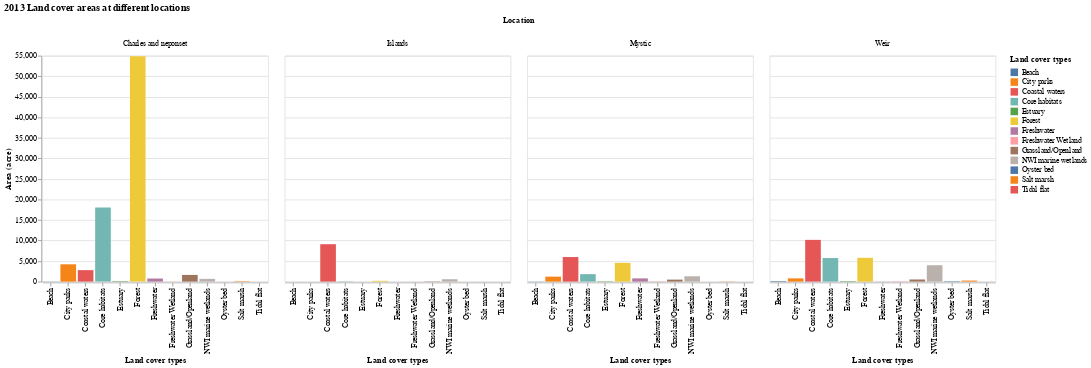

This figure's notebook cell:
### Code cell
# creating grouped bar chart
alt.Chart(table3).mark_bar().encode(
    # x axis is type of land cover
    x='Land cover types',
    # y axis is area in acres
    y=alt.Y('Area', axis = alt.Axis(title = 'Area (acre)')), 
    # color to distinguish between land cover types
    color='Land cover types',
    # group by location
    column='Location'
).properties(
    # adding title
    title='2013 Land cover areas at different locations',
    # changing chart dimensions
    width=300,
    height=300
)

### Figure 1 — Vega-Lite specification as saved in the notebook (floating-point values rounded to 4 significant figures)
{"config": {"view": {"continuousWidth": 400, "continuousHeight": 300}}, "data": {"name": "data-ada309f7a08a96de0efd801acb5584e3"}, "mark": "bar", "encoding": {"color": {"field": "Land cover types", "type": "nominal"}, "column": {"field": "Location", "type": "nominal"}, "x": {"field": "Land cover types", "type": "nominal"}, "y": {"axis": {"title": "Area (acre)"}, "field": "Area", "type": "quantitative"}}, "height": 300, "title": "2013 Land cover areas at different locations", "width": 300, "$schema": "https://vega.github.io/schema/vega-lite/v4.17.0.json", "datasets": {"data-ada309f7a08a96de0efd801acb5584e3": [{"Land cover types": "NWI marine wetlands", "Location": "Mystic", "Area": 1299.0}, {"Land cover types": "Salt marsh", "Location": "Mystic", "Area": 46.8}, {"Land cover types": "Freshwater Wetland", "Location": "Mystic", "Area": 94.3}, {"Land cover types": "City parks", "Location": "Mystic", "Area": 1215.0}, {"Land cover types": "Beach", "Location": "Mystic", "Area": 35.25}, {"Land cover types": "Freshwater", "Location": "Mystic", "Area": 786.2}, {"Land cover types": "Oyster bed", "Location": "Mystic", "Area": 0.0}, {"Land cover types": "Estuary", "Location": "Mystic", "Area": 86.48}, {"Land cover types": "Tidal flat", "Location": "Mystic", "Area": 6.68}, {"Land cover types": "Forest", "Location": "Mystic", "Area": 4574.0}, {"Land cover types": "Grassland/Openland", "Location": "Mystic", "Area": 491.0}, {"Land cover types": "Core habitats", "Location": "Mystic", "Area": 1823.0}, {"Land cover types": "Coastal waters", "Location": "Mystic", "Area": 5985.0}, {"Land cover types": "NWI marine wetlands", "Location": "Charles and neponset", "Area": 671.4}, {"Land cover types": "Salt marsh", "Location": "Charles and neponset", "Area": 108.4}, {"Land cover types": "Freshwater Wetland", "Location": "Charles and neponset", "Area": 40.8}, {"Land cover types": "City parks", "Location": "Charles and neponset", "Area": 4218.0}, {"Land cover types": "Beach", "Location": "Charles and neponset", "Area": 40.54}, {"Land cover types": "Freshwater", "Location": "Charles and neponset", "Area": 752.1}, {"Land cover types": "Oyster bed", "Location": "Charles and neponset", "Area": 0.0}, {"Land cover types": "Estuary", "Location": "Charles and neponset", "Area": 115.2}, {"Land cover types": "Tidal flat", "Location": "Charles and neponset", "Area": 5.6}, {"Land cover types": "Forest", "Location": "Charles and neponset", "Area": 54860.0}, {"Land cover types": "Grassland/Openland", "Location": "Charles and neponset", "Area": 1632.0}, {"Land cover types": "Core habitats", "Location": "Charles and neponset", "Area": 18030.0}, {"Land cover types": "Coastal waters", "Location": "Charles and neponset", "Area": 2801.0}, {"Land cover types": "NWI marine wetlands", "Location": "Weir", "Area": 3990.0}, {"Land cover types": "Salt marsh", "Location": "Weir", "Area": 255.7}, {"Land cover types": "Freshwater Wetland", "Location": "Weir", "Area": 99.92}, {"Land cover types": "City parks", "Location": "Weir", "Area": 790.6}, {"Land cover types": "Beach", "Location": "Weir", "Area": 137.0}, {"Land cover types": "Freshwater", "Location": "Weir", "Area": 33.22}, {"Land cover types": "Oyster bed", "Location": "Weir", "Area": 104.7}, {"Land cover types": "Estuary", "Location": "Weir", "Area": 113.8}, {"Land cover types": "Tidal flat", "Location": "Weir", "Area": 10.0}, {"Land cover types": "Forest", "Location": "Weir", "Area": 5794.0}, {"Land cover types": "Grassland/Openland", "Location": "Weir", "Area": 522.5}, {"Land cover types": "Core habitats", "Location": "Weir", "Area": 5737.0}, {"Land cover types": "Coastal waters", "Location": "Weir", "Area": 10170.0}, {"Land cover types": "NWI marine wetlands", "Location": "Islands", "Area": 583.9}, {"Land cover types": "Salt marsh", "Location": "Islands", "Area": 11.72}, {"Land cover types": "Freshwater Wetland", "Location": "Islands", "Area": 11.18}, {"Land cover types": "City parks", "Location": "Islands", "Area": 5.69}, {"Land cover types": "Beach", "Location": "Islands", "Area": 0.34}, {"Land cover types": "Freshwater", "Location": "Islands", "Area": 0.0}, {"Land cover types": "Oyster bed", "Location": "Islands", "Area": 0.0}, {"Land cover types": "Estuary", "Location": "Islands", "Area": 0.0}, {"Land cover types": "Tidal flat", "Location": "Islands", "Area": 5.6}, {"Land cover types": "Forest", "Location": "Islands", "Area": 199.0}, {"Land cover types": "Grassland/Openland", "Location": "Islands", "Area": 73.9}, {"Land cover types": "Core habitats", "Location": "Islands", "Area": 72.6}, {"Land cover types": "Coastal waters", "Location": "Islands", "Area": 9110.0}]}}
